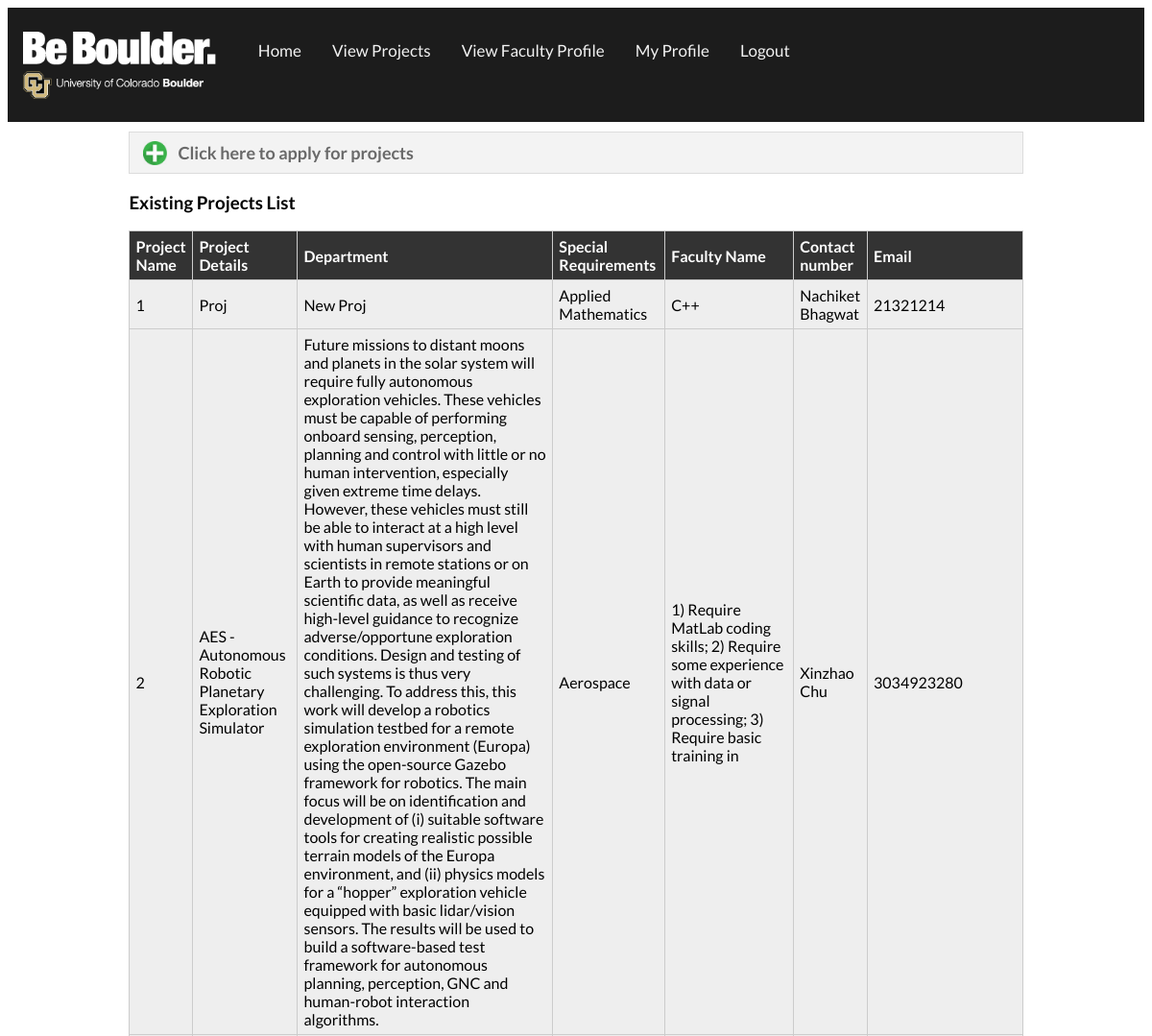
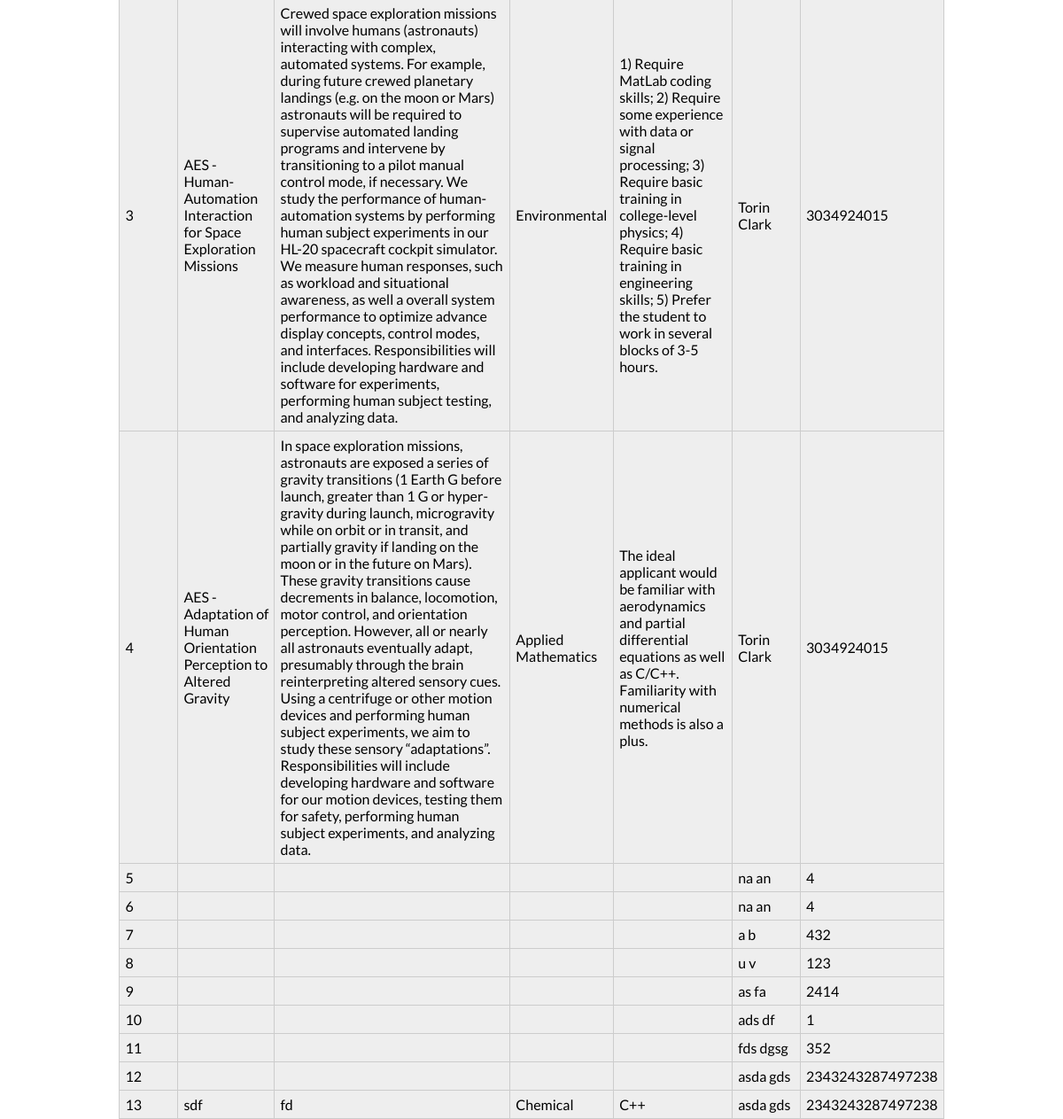
/personal/viewprojects (signed in), run on the app's committed database (2 pictures, top to bottom).
### personal/models.py (models this page shows)
class ProjectModel(models.Model):
	Id = models.AutoField(primary_key=True)
	PF_First_Name = models.CharField("*First Name", max_length=120)
	PF_Last_Name = models.CharField("*Last Name", max_length=120)
	PF_Contact_Number = models.IntegerField("*Contact Number")
	PF_Email = models.EmailField("*Email")
	PF_Department = models.CharField("*Department", max_length=120, choices=DEPARTMENT)
	PF_DEVELOPING_COMMUNITIES=[('select1','Yes'),('select2','No')]
	PF_Communities = models.CharField("*Does the project have focus on Engineering for developing communities?", max_length=120, choices=PF_DEVELOPING_COMMUNITIES)
	SF_First_Name = models.CharField("Secondary Faculty, Firstname", max_length=120)
	SF_Last_Name = models.CharField("Secondary Faculty, Lastname", max_length=120)
	SF_Contact_Number = models.IntegerField(null=True, blank=True, default = 0)
	SF_Email = models.EmailField()
	SF_Department = models.CharField(max_length=120, choices=DEPARTMENT)
	Appr_Title = models.CharField("*Apprenticeship Title", max_length=120)
	Appr_Details = models.CharField("*Project Details (in brief)", max_length=2000)
	Appr_Project_Link1 = models.CharField("Link to Project Details", max_length=120)
	Appr_Project_Link2 = models.FileField(storage=FileSystemStorage(location=settings.MEDIA_ROOT), upload_to='Apprenticeship', default='settings.MEDIA_ROOT/default/temp.txt')
	Appr_Special_Requirements = models.CharField("*Special skillset required", max_length=1000)
	Appr_Departments = models.CharField("*Choose one or more departments", max_length=120, choices=DEPARTMENT)
	APPR_SUPERVISION_LEVEL =[
		("None", "Very little supervision; student will need to work largely independently"),
		("Moderate", "Moderate amount of supervision and interaction with others"),
		("A lot", "Good deal of supervision; student will work as an integral part of a research team")
	]
 	Appr_Supervision_Level = models.CharField("*Supervision Level", max_length=180, choices=APPR_SUPERVISION_LEVEL)
	APPR_SUPERVISION_BY = [
		("Faculty", "Supervision primarily by faculty supervisor"),
		("Graduate Student", "Supervision primarily by graduate students"),
		("Combination", "Supervision primarily a combination of faculty and graduate students")
	]
 	Appr_Supervision_By = models.CharField("*Supervision By", max_length=180, choices=APPR_SUPERVISION_BY)
 	APPR_NATURE_OF_WORK = [
		("theoretical", "Nature of work is primarily theoretical, most work on paper/electronic medium"),
		("experimental", "Nature of work is primarily experimental, requiring hands-on work in a lab"),
		("field based", "Nature of work is primarily field based, requiring hands-on work in the field"),
		("computer-related", "Nature of work is primarily computer-related, involving coding/analysis"),
		("combination", "Nature of work is a combination of several types of work")
	]
 	Appr_Nature_Of_Work = models.CharField("*Nature of Work", max_length=180, choices=APPR_NATURE_OF_WORK)
	APPR_PRIOR_WORK = [
		("None", "No prior work; student will be starting from basic idea"),
		("Some", "Some prior work; student will build on work of others"),
		("Well-established", "Well-established body of work; student will refine/improved upon efforts of others")
	]
 	Appr_Prior_Work = models.CharField("*Prior Work", max_length=180, choices=APPR_PRIOR_WORK)
 	Username = models.CharField(max_length=180)
	def __unicode__(self):
		return self.Id
	def __str__(self):
		return self.Id
	def get_absolute_url(self):
		return reverse("posts:detail", kwargs={"id": self.Id})

### personal/views.py (the view)
def viewprojects(request):
	if not request.user.is_authenticated():
		return render_to_response('personal/logout.html')
	all_projs = list( ProjectModel.objects.all() )
	context = {}
	details1 = []
	for i in all_projs:
		add = []
		add.append(i.Id)
		add.append(i.Appr_Title)
		add.append(i.Appr_Details)
		add.append(i.Appr_Departments)
		add.append(i.Appr_Special_Requirements)
		add.append(i.PF_First_Name + "\n" + i.PF_Last_Name)
		add.append(i.PF_Contact_Number)
		add.append(i.PF_Email)
		details1.append(add)
	context["details1"] = details1
	return render(request, 'personal/viewprojects.html', context)

### personal/templates/personal/viewprojects.html (shortened to what this page needs)
<!DOCTYPE html>
<html >
  <head>
    {% load staticfiles %}
    <link rel="stylesheet" href="/static/personal/css/facultypage.css" type="text/css"/>
</head>
<body id="facultyhome">
	<div>
	<ul class="topnav" id="myTopnav">
		<li><a href="home">
			<img id="cubheader" src="/static/personal/images/cubheader.png" alt=""/></a></li>
		<li><a href="studenthome">Home</a></li>
		<li><a href="viewprojects">View Projects</a></li>
		<li><a id="viewfaculty" href="#viewfaculty">View Faculty Profile</a></li>
		<li><a id="profile" href="#profile">My Profile</a></li>
		<li><a id="logout" href="logout">Logout</a></li>
	</ul>
	</div>
	<div class="wrapper">
	<div class="button">
    <a href="applyprojects" class="addprojectsbutton">Click here to apply for projects</a>
	</div>
	<div class="projectlist">
		<h3>Existing Projects List</h3>
		<table id="myTable" class="tablesorter" border="0" cellpadding="0" cellspacing="1">
			<thead>
				<tr>
					<th>Project Name</th>
					<th>Project Details</th>
					<th>Department</th>
					<th>Special Requirements</th>
                    <th>Faculty Name</th>
					<th>Contact number</th>
					<th>Email</th>
				</tr>
			</thead>
			<tbody>
				{% for n in details1 %}
					<tr>
					<td>{{n.0}}</td>
					<td>{{n.1}}</td>
					<td>{{n.2}}</td>
					<td>{{n.3}}</td>
					<td>{{n.4}}</td>
					<td>{{n.5}}</td>
					<td>{{n.6}}</td>
					</tr>
				{% endfor %}
			</tbody>
		</table>

### personal/static/personal/css/facultypage.css (style rules this page uses)
ul.topnav { list-style-type: none; margin: 0; padding: 0; overflow: hidden; background-color: #1C1C1C; }
ul.topnav li { float: left; line-height: 40px; margin-top:15px; }
ul.topnav li a { display: inline-block; color: #f2f2f2; text-align: center; padding: 10px 16px; text-decoration: none; transition: 0.3s; font-size: 17px; font-family: 'Lato'; }
#cubheader { width: auto; height: 70px; }
#logout { align:right; }
.wrapper { margin: 0 auto; padding: 10px; }
.button { width:80%; margin: 0 auto; position: relative; }
a.addprojectsbutton { color: #696969; font: bold 12px Lato, sans-serif; text-decoration: none; display: block; -webkit-transition: border-color .218s; -moz-transition: border .218s; -o-transition: border-color .218s; transition: border-color .218s; background: #AFEEEE; background: -webkit-gradient(linear,0% 40%,0% 70%,from(#F5F5F5),to(#F1F1F1)); background: -moz-linear-gradient(linear,0% 40%,0% 70%,from(#F5F5F5),to(#F1F1F1)); border: solid 1px #dcdcdc; }
a.addprojectsbutton { background: url(/static/personal/images/plus.png) 14px no-repeat #f3f3f3; background-size: 25px; font-size: 18px; padding: 10px 15px 10px 50px; }
.projectlist { width:80%; margin: 0 auto; }
.projectlist h3 { cursor: default; font-family: "Lato" sans-serif; }
.projectdisplay td, th { padding: 6px; border: 1px solid #ccc; text-align: left; }
body { font-family: 'Lato', sans-serif; -webkit-font-smoothing: antialiased; -moz-osx-font-smoothing: grayscale; background-repeat: no-repeat; -webkit-background-size: cover; -moz-background-size: cover; -o-background-size: cover; background-size: cover; z-index: -1; }
.tablesorter { display: inline-block; float: left; }
.tablesorter { border-collapse: collapse; }
.tablesorter tr { background: #eee; cursor: default; }
.tablesorter th { background: #333; color: white; font-weight: bold; }
.tablesorter td, th { padding: 6px; border: 1px solid #ccc; text-align: left; }

### data on the page
ProjectModel: Appr_Title "Proj", Appr_Details "New Proj", Appr_Departments "Applied Mathematics", Appr_Special_Requirements "C++"
ProjectModel: Appr_Title "AES - Autonomous Robotic Planetary Exploration Simulator", Appr_Details "Future missions to distant moons and planets in the solar system will require fully autonomous exploration vehicles. These vehicles must be capable of performing onboard sensing, perception, planning and control with little or no human intervention, especially given extreme time delays. However, these vehicles must still be able to interact at a high level with human supervisors and scientists in remote stations or on Earth to provide meaningful scientific data, as well as receive high-level guidance to recognize adverse/opportune exploration conditions. Design and testing of such systems is thus very challenging. To address this, this work will develop a robotics simulation testbed for a…", Appr_Departments "Aerospace", Appr_Special_Requirements "1) Require MatLab coding skills; 2) Require some experience with data or signal processing; 3) Require basic training in"
ProjectModel: Appr_Title "AES - Human-Automation Interaction for Space Exploration Missions", Appr_Details "Crewed space exploration missions will involve humans (astronauts) interacting with complex, automated systems. For example, during future crewed planetary landings (e.g. on the moon or Mars) astronauts will be required to supervise automated landing programs and intervene by transitioning to a pilot manual control mode, if necessary. We study the performance of human-automation systems by performing human subject experiments in our HL-20 spacecraft cockpit simulator. We measure human responses, such as workload and situational awareness, as well a overall system performance to optimize advance display concepts, control modes, and interfaces. Responsibilities will include developing…", Appr_Departments "Environmental", Appr_Special_Requirements "1) Require MatLab coding skills; 2) Require some experience with data or signal processing; 3) Require basic training in college-level physics; 4) Require basic training in engineering skills; 5) Prefer the student to work in several blocks of 3-5 hours."
ProjectModel: Appr_Title "AES - Adaptation of Human Orientation Perception to Altered Gravity", Appr_Details "In space exploration missions, astronauts are exposed a series of gravity transitions (1 Earth G before launch, greater than 1 G or hyper-gravity during launch, microgravity while on orbit or in transit, and partially gravity if landing on the moon or in the future on Mars). These gravity transitions cause decrements in balance, locomotion, motor control, and orientation perception. However, all or nearly all astronauts eventually adapt, presumably through the brain reinterpreting altered sensory cues. Using a centrifuge or other motion devices and performing human subject experiments, we aim to study these sensory “adaptations”. Responsibilities will include developing hardware and…", Appr_Departments "Applied Mathematics", Appr_Special_Requirements "The ideal applicant would be familiar with aerodynamics and partial differential equations as well as C/C++. Familiarity with numerical methods is also a plus."
ProjectModel: Appr_Title "sdf", Appr_Details "fd", Appr_Departments "Chemical", Appr_Special_Requirements "C++"

### other printed values
{{ n.0 }} "1" "2" "3" "4" "5" "6" "7" "8" "9" "10" "11" "12" "13"
{{ n.5 }} "Nachiket Bhagwat" "Xinzhao Chu" "Torin Clark" "Torin Clark" "na an" "na an" "a b" "u v" "as fa" "ads df" "fds dgsg" "asda gds" "asda gds"
{{ n.6 }} "21321214" "3034923280" "3034924015" "3034924015" "4" "4" "432" "123" "2414" "1" "352" "2343243287497238" "2343243287497238"
